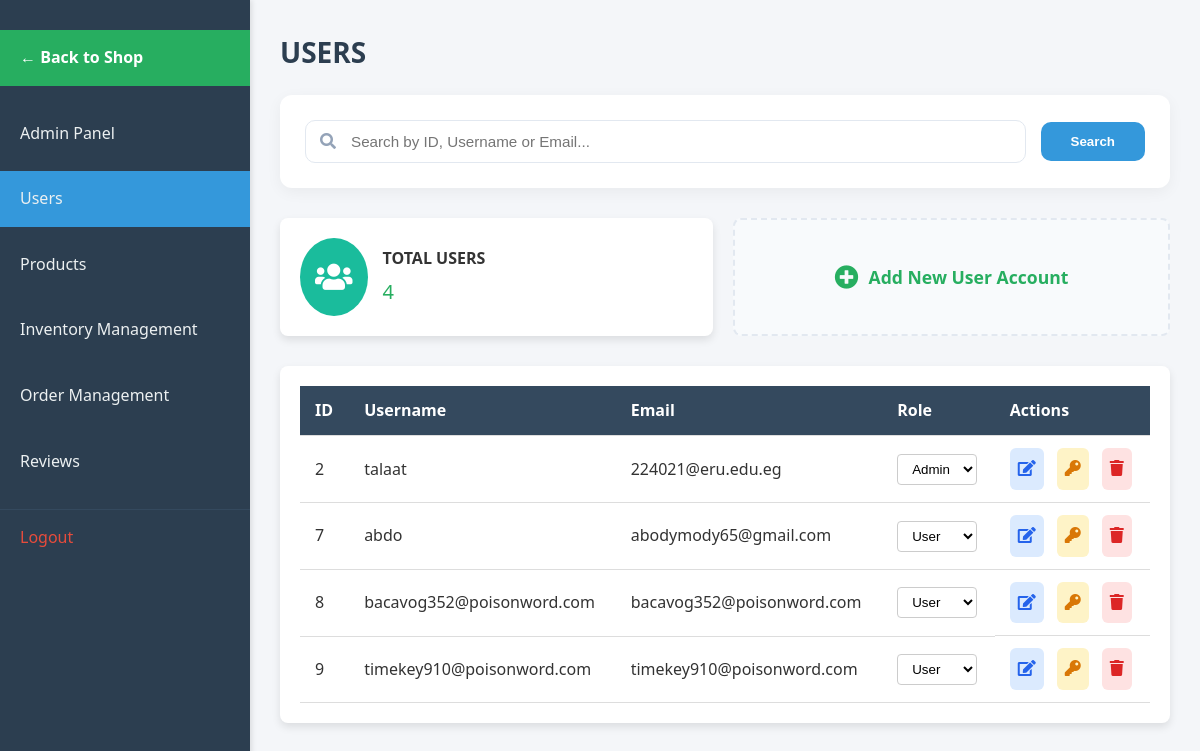
The page /admin/useradmin.php (signed in) on the database its author committed.
### tables this page shows
CREATE TABLE `users` (
  `id` int(11) NOT NULL,
  `username` varchar(50) NOT NULL,
  `email` varchar(100) NOT NULL,
  `password` varchar(255) NOT NULL,
  `role` enum('customer','admin') NOT NULL DEFAULT 'customer',
  `twofa_method` enum('none','totp','email') NOT NULL DEFAULT 'none',
  `created_at` datetime NOT NULL DEFAULT current_timestamp(),
  `updated_at` datetime NOT NULL DEFAULT current_timestamp(),
  `is_verified` tinyint(1) DEFAULT 0
);

### admin/useradmin.php (the view, shortened to what this page needs)
<?php
require_once __DIR__ . '/../init.php';
$search = isset($_GET['search']) ? trim($_GET['search']) : '';
$query = "SELECT id, username, email, role FROM users";
$result = $conn->query($query);
$users = $result->fetch_all(MYSQLI_ASSOC);
$total_users_query = "SELECT COUNT(*) as total FROM users";
$total_users = $conn->query($total_users_query)->fetch_assoc()['total'];
?>
<!DOCTYPE html>
<html lang="en">
<head>
    <link href="https://cdnjs.cloudflare.com/ajax/libs/font-awesome/5.10.0/css/all.min.css" rel="stylesheet">
    <link rel="stylesheet" href="assets/css/useradmin.css">
</head>
<body>
    <nav>
        <ul>
            <li><a href="../shop.php"
                    style="background-color: #27ae60; color: white; margin-bottom: 20px; font-weight: bold;">← Back to
                    Shop</a></li>
            <li><a href="AdminPanel.php">Admin Panel</a></li>
            <li><a href="#" class="active">Users</a></li>
            <li><a href="products.php">Products</a></li>
            <li><a href="Inventory.php">Inventory Management</a></li>
            <li><a href="order_management.php">Order Management</a></li>
            <li><a href="reviews_management.php">Reviews</a></li>
            <li><a href="/app/logout.php">Logout</a></li>
        </ul>
    </nav>
    <div class="main-content">
        <h1 class="page-title">USERS</h1>
        <div class="search-container" style="background: white; padding: 25px; border-radius: 12px; box-shadow: 0 4px 15px rgba(0,0,0,0.05); margin-bottom: 30px;">
            <form action="" method="GET" style="display: flex; gap: 15px; align-items: center; flex-wrap: wrap;">
                <div style="flex: 1; min-width: 300px; position: relative;">
                    <i class="fas fa-search" style="position: absolute; left: 15px; top: 50%; transform: translateY(-50%); color: #94a3b8;"></i>
                    <input type="text" name="search" value="<?php echo htmlspecialchars($search); ?>" placeholder="Search by ID, Username or Email..."
                        style="width: 100%; padding: 12px 15px 12px 45px; border: 1.5px solid #e2e8f0; border-radius: 10px; font-size: 0.95rem; outline: none; transition: all 0.2s;">
                </div>
                <button type="submit" style="padding: 12px 30px; background: #3498db; color: white; border: none; border-radius: 10px; font-weight: 600; cursor: pointer; transition: background 0.2s;">
                    Search
                </button>
            </form>
        </div>
        <div class="dashboard-cards">
            <div class="card">
                <div class="card-header">
                    <div class="card-icon users">
                        <i class="fas fa-users"></i>
                    </div>
                    <div>
                        <p class="card-title">TOTAL USERS</p>
                        <p class="card-value"><?php echo $total_users; ?></p>
                    </div>
                </div>
            </div>
            <div class="card" style="display: flex; align-items: center; justify-content: center; background: #f8fafc; border: 2px dashed #e2e8f0; box-shadow: none;">
                <a href="add_user.php" style="text-decoration: none; color: #27ae60; font-weight: 700; font-size: 1.1rem; display: flex; align-items: center; gap: 10px;">
                    <i class="fas fa-plus-circle" style="font-size: 1.5rem;"></i> Add New User Account
                </a>
            </div>
        </div>
        <div class="tables-section">
            <div class="table-container">
                <table>
                    <thead>
                        <tr>
                            <th>ID</th>
                            <th>Username</th>
                            <th>Email</th>
                            <th>Role</th>
                            <th>Actions</th>
                        </tr>
                    </thead>
                    <tbody>
                        <?php
                        foreach ($users as $user) {
                            echo "<tr>";
                            echo "<td>" . $user['id'] . "</td>";
                            echo "<td>" . htmlspecialchars($user['username']) . "</td>";
                            echo "<td>" . htmlspecialchars($user['email']) . "</td>";
                            echo "<td>";
                            echo "<select onchange='updateRole(" . $user['id'] . ", this.value)'>";
                            if ($user['role'] == 'admin') {
                                echo "<option value='1' selected>Admin</option>";
                            } else {
                                echo "<option value='0' selected>User</option>";
                            }
                            echo "</select>";
                            echo "</td>";
                            echo "<td class='actions'>";
                            echo "<a href='edit_user.php?id=" . $user['id'] . "' class='btn-edit' title='Edit Details' style='display:inline-block; padding: 8px; background: #dbeafe; color: #2563eb; border-radius: 6px; margin-right: 5px;'><i class='fas fa-edit'></i></a>";
                            echo "<a href='reset_user_password.php?id=" . $user['id'] . "' class='btn-reset' title='Reset Password' style='display:inline-block; padding: 8px; background: #fef3c7; color: #d97706; border-radius: 6px; margin-right: 5px;'><i class='fas fa-key'></i></a>";
                            echo "<a href='?delete=" . $user['id'] . "' class='btn-delete' title='Delete User' style='display:inline-block; padding: 8px; background: #fee2e2; color: #dc2626; border-radius: 6px;' onclick='return confirm(\"Are you sure you want to delete this user?\")'><i class='fas fa-trash'></i></a>";
                            echo "</td>";
                            echo "</tr>";
                        }
                        ?>
                    </tbody>
                </table>
            </div>
        </div>
    </div>
</body>
</html>

### admin/assets/css/useradmin.css (style rules this page uses)
* { margin: 0; padding: 0; box-sizing: border-box; }
body { font-family: 'Segoe UI', Tahoma, Geneva, Verdana, sans-serif; background-color: #f4f6f9; color: #333; line-height: 1.6; }
nav { width: 250px; background-color: #2c3e50; color: #fff; padding: 20px 0; position: fixed; height: 100%; box-shadow: 2px 0 5px rgba(0, 0, 0, 0.1); }
nav ul { list-style: none; }
nav ul li { margin: 10px 0; }
nav ul li a { display: block; padding: 15px 20px; color: #ecf0f1; text-decoration: none; font-size: 16px; transition: background-color 0.3s, padding-left 0.3s; }
nav ul li a.active { background-color: #3498db; }
nav ul li:last-child a { margin-top: 20px; border-top: 1px solid #34495e; padding-top: 15px; color: #e74c3c; }
.main-content { margin-left: 250px; padding: 30px; min-height: 100vh; }
.page-title { font-size: 28px; margin-bottom: 20px; color: #2c3e50; }
.dashboard-cards { display: flex; gap: 20px; margin-bottom: 30px; }
.card { background-color: #fff; padding: 20px; flex: 1; box-shadow: 0 4px 8px rgba(0,0,0,0.1); border-radius: 8px; }
.card-header { display: flex; align-items: center; gap: 15px; }
.card-icon { font-size: 30px; padding: 15px; border-radius: 50%; background-color: #1abc9c; color: #fff; }
.card-title { font-weight: bold; font-size: 16px; margin-bottom: 5px; }
.card-value { font-size: 20px; color: #27ae60; }
.tables-section { margin-top: 20px; }
.table-container { background-color: #fff; padding: 20px; border-radius: 8px; box-shadow: 0 4px 8px rgba(0,0,0,0.1); overflow-x: auto; }
table { width: 100%; border-collapse: collapse; }
thead { background-color: #34495e; color: #fff; }
th, td { padding: 12px 15px; text-align: left; border-bottom: 1px solid #ddd; }
select { padding: 6px 10px; border: 1px solid #ccc; border-radius: 4px; background-color: #fff; cursor: pointer; }
.actions { display: flex; gap: 8px; }

### rows shown on the page
users: id "2", username "talaat", email "224021@eru.edu.eg", role+id "Admin"
users: id "7", username "abdo", email "abodymody65@gmail.com", role+id "User"
users: id "8", username "bacavog352@poisonword.com", email "bacavog352@poisonword.com", role+id "User"
users: id "9", username "timekey910@poisonword.com", email "timekey910@poisonword.com", role+id "User"

### other values the page prints
$total_users "4"
